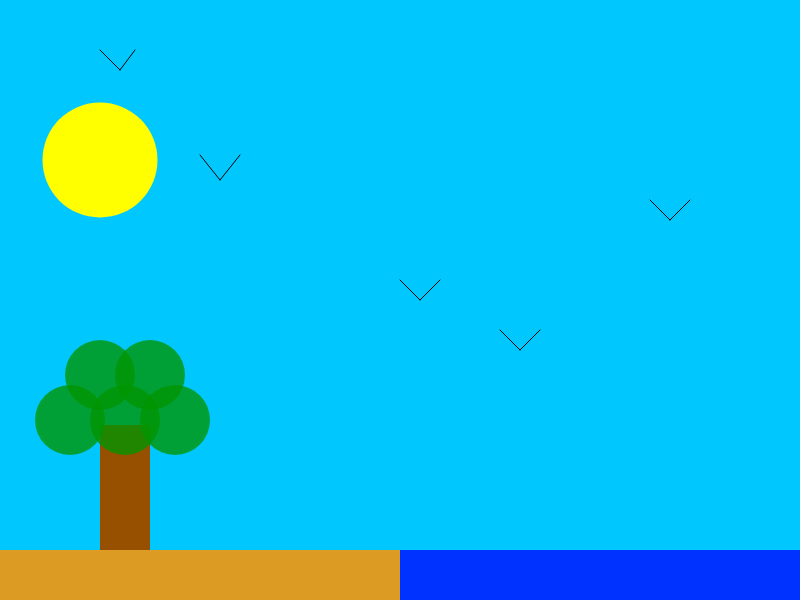
Frame 1 (no input)
Frame 60 (no input): identical to frame 1, image omitted
Frame 120 (the mouse pressed at the canvas centre since frame 60): identical to frame 1, image omitted

The p5.js sketch that drew this single still picture (run headless with seeded random() and noise() and a simulated clock; from frame 60 on, the mouse is pressed at the canvas centre):

// p5.js sketch
// ── sketch.js
function setup() {
  createCanvas(800,600);
}

function draw() {
  background(0,200,255);
  
  fill(255,255,0);
  noStroke();
  circle(100,160,115);
  
  stroke(0);
  line(100,50,120,70);
  line(120,70,135,50);
  line(200,155,220,180);
  line(220,180,240,155);
  line(400,280,420,300);
  line(420,300,440,280);
  line(500,330,520,350);
  line(520,350,540,330);
  line(650,200,670,220);
  line(670,220,690,200);
  
  noStroke();
  fill (255,150,0,220);
  quad (0,550,0,600,400,600,400,550);
  fill (0,50,255);
  quad (400,550,400,600,800,600,800,550);
  
  fill(150,80,0);
  quad (100,425,100,550,150,550,150,425);
  
  fill(0,150,0,200);
  circle (70,420,70);
  circle (125,420,70);
  circle (175,420,70);
  circle (100,375,70);
  circle (150,375,70);
}
